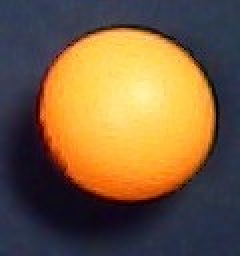
#> input picture data/image1.jpg, 120 x 128 px (shown 2 times larger)
$ python '03均值滤波.py'
#> lines starting #> are read from the running program, lines starting #| are printed output that depends on the picture
#!/usr/bin/env python3
import cv2
import numpy as np
import matplotlib.pyplot as plt

img_file = r'../data/image1.jpg' #图像的名称
img = cv2.imread(img_file,cv2.COLOR_BGRA2GRAY)
#> img is the input picture: shape (128, 120, 3); mean B, G, R 62.8, 94.4, 120.8
img0 = img[:,:,[2,1,0]] #将OpenCV的BGR格式转为RGB格式
print('图像的大小是:{}'.format(img.shape)) #打印图像的维度信息
#| 图像的大小是:(128, 120, 3)

"""均值滤波"""
img1 = np.zeros([img0.shape[0]-2,img0.shape[1]-2,img0.shape[2]],dtype=np.uint8)
for i in range(img0.shape[0]-2):
    for j in range(img0.shape[1] - 2):
        for k in range(img0.shape[2]):
            img1[i,j,k]=np.mean(img0[i:i+3,j:j+3,k])
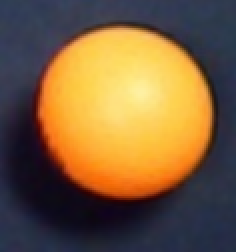
#> img1: shape (126, 118, 3) (shown 2 times larger); mean R, G, B 122.8, 95.3, 61.9


plt.rcParams['font.sans-serif'] = ['SimHei'] # 指定默认字体
plt.figure(figsize=(16,9),dpi=80)
plt.subplot(1,2,1)
plt.title('原图')
plt.imshow(img0)

plt.subplot(1,2,2)
plt.title('均值滤波')
plt.imshow(img1)
plt.show()
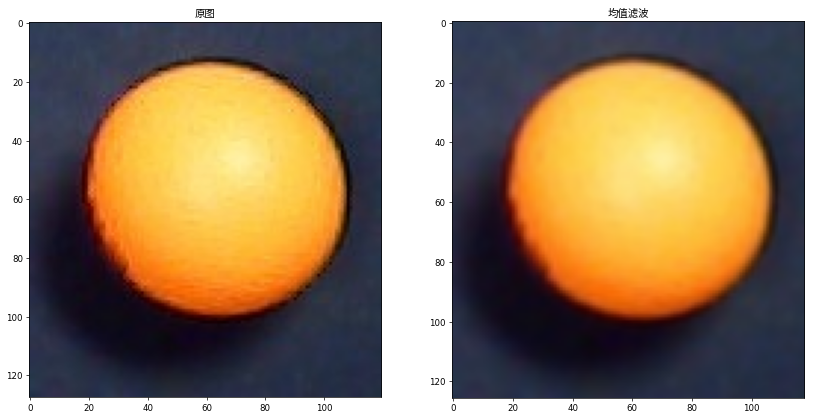
#> figure drawn by matplotlib, 2 panels
